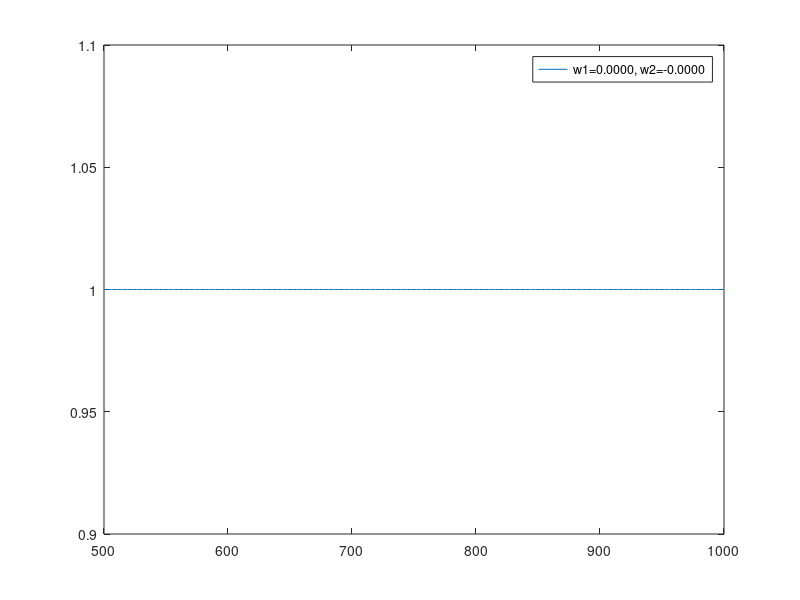

MATLAB code to generate this figure:
%% MECH 511 - Multigrid Assignment

clear; clc; close all;

xmin = 0; xmax = 1;
imax = 1000;
dx = (xmax - xmin) / imax;

k = imax/2:imax;
sig = @(w) max(abs(1 - w*(1 - cos(k*pi*dx))));


sig2 = @(w1) (1 - w1*(1 - cos(k*pi*dx))) .* (1 - w1/(3*w1-1)*(1 - cos(k*pi*dx)));
g = @(w) abs(max(sig2(w)) - abs(min(sig2(w))));

x = fminsearch(g, 0.5);

% sig3 = @(w1, w2) (1 - w1*(1 - cos(imax/2*pi*dx))) .* (1 - w2*(1 - cos(imax/2*pi*dx)))...
%     - (1 - w1*(1 - cos(imax*pi*dx))) .* (1 - w2*(1 - cos(imax*pi*dx)));


sig2 = @(w1, w2) (1 - w1*(1 - cos(k*pi*dx))) .* (1 - w2*(1 - cos(k*pi*dx)));

w1 = x;
w2 = w1./(3*w1-1);



plot(k, sig2(w1, w2));
hold on

legend(sprintf('w1=%0.4f, w2=%0.4f', w1, w2));


% y = fminsearch(sig3, w);
% 
% x = fminsearch(sig, 0.6);
% 
% plot(k, sig2(y));
% hold on
% plot(k, sig2(0.6, 0.8, k));
% plot(k, sig2(0.6, 1, k));
% plot(k, sig2(0.55, 0.85, k));

% figure(1);
% for w = 1:10
%     plot(k, sig(w/10));
%     hold on;
%     q = w/10;
%     leg{w} = sprintf('w = %0.1f',q);
% end
% legend(leg);

